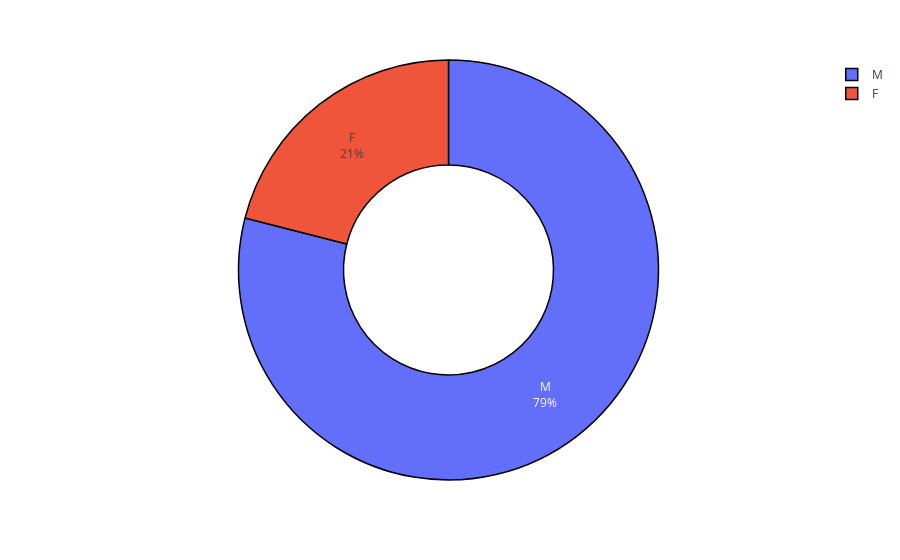

Notebook code for this chart:
### Markdown cell above
### 1.Count of Each Sex

### Code cell
fig=px.pie(df,names='Sex',hole=0.5)
fig.update_traces(textposition='inside',
                  textinfo='percent+label',
                  marker=dict(line=dict(color='#000000', width = 1.5)))

fig.show()

### Figure 1 — Plotly figure (JSON) as saved in the notebook; plotly's stock layout.template omitted (floating-point values rounded to 4 significant figures; data arrays with more than 128 entries replaced by an {"elided": "..."} marker saying what was removed)
{"data": [{"domain": {"x": [0, 1], "y": [0, 1]}, "hole": 0.5, "hovertemplate": "Sex=%{label}<extra></extra>", "labels": {"elided": "918 str values"}, "legendgroup": "", "marker": {"line": {"color": "#000000", "width": 1.5}}, "name": "", "showlegend": true, "textinfo": "percent+label", "textposition": "inside", "type": "pie"}], "layout": {"legend": {"tracegroupgap": 0}, "margin": {"t": 60}}}
